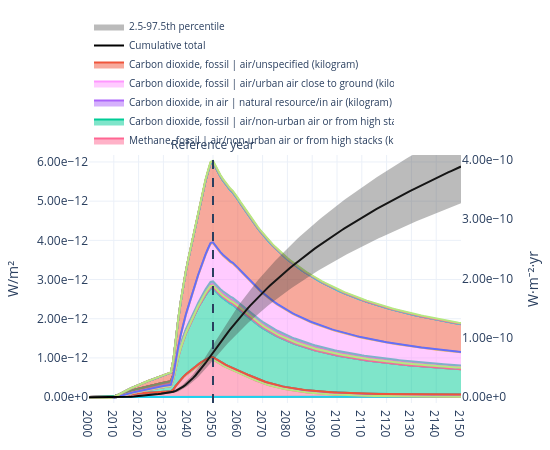

The notebook cell saved with this chart:
### Markdown cell above
### Plot radiative forcing and temperature

### Code cell
fig = plot_rf(
    trails=trails,
    reference_year=ref_year,
    by="flow",
    year_range=(2000, 2150),
    year_tick=10,
)
fig

### Figure 1 — Plotly figure (JSON) as saved in the notebook; plotly's stock layout.template omitted (floating-point values rounded to 4 significant figures; data arrays with more than 128 entries replaced by an {"elided": "..."} marker saying what was removed)
{"data": [{"hoverinfo": "skip", "meta": "Carbon dioxide, fossil |<br>air/lower<br>stratosphere + upper troposphere (kilogram)", "mode": "lines", "name": "Carbon dioxide, fossil | air/lower stratosphere + upper troposphere (kilogram)", "showlegend": false, "stackgroup": "one", "type": "scatter", "x": {"elided": "151 int values"}, "y": {"elided": "151 float values"}}, {"hoverinfo": "skip", "meta": "Hexafluoroethane |<br>air/unspecified (kilogram)", "mode": "lines", "name": "Hexafluoroethane | air/unspecified (kilogram)", "showlegend": false, "stackgroup": "one", "type": "scatter", "x": {"elided": "151 int values"}, "y": {"elided": "151 float values"}}, {"hoverinfo": "skip", "meta": "Trifluoromethane |<br>air/urban air close to<br>ground (kilogram)", "mode": "lines", "name": "Trifluoromethane | air/urban air close to ground (kilogram)", "showlegend": false, "stackgroup": "one", "type": "scatter", "x": {"elided": "151 int values"}, "y": {"elided": "151 float values"}}, {"hoverinfo": "skip", "meta": "Carbon dioxide, to soil or biomass stock |<br>soil/agricultural (kilogram)", "mode": "lines", "name": "Carbon dioxide, to soil or biomass stock | soil/agricultural (kilogram)", "showlegend": false, "stackgroup": "one", "type": "scatter", "x": {"elided": "151 int values"}, "y": {"elided": "151 float values"}}, {"hoverinfo": "skip", "meta": "Carbon dioxide, non-fossil |<br>air/urban air<br>close to ground (kilogram)", "mode": "lines", "name": "Carbon dioxide, non-fossil | air/urban air close to ground (kilogram)", "showlegend": false, "stackgroup": "one", "type": "scatter", "x": {"elided": "151 int values"}, "y": {"elided": "151 float values"}}, {"hoverinfo": "skip", "meta": "Sulfur hexafluoride |<br>air/urban air close to<br>ground (kilogram)", "mode": "lines", "name": "Sulfur hexafluoride | air/urban air close to ground (kilogram)", "showlegend": false, "stackgroup": "one", "type": "scatter", "x": {"elided": "151 int values"}, "y": {"elided": "151 float values"}}, {"hovertemplate": "<b>%{meta}</b><br>Year: %{x}<br>W/m²: %{y:.6g}<extra></extra>", "meta": "Methane, fossil |<br>air/non-urban air or from<br>high stacks (kilogram)", "mode": "lines", "name": "Methane, fossil | air/non-urban air or from high stacks (kilogram)", "showlegend": true, "stackgroup": "one", "type": "scatter", "x": {"elided": "151 int values"}, "y": {"elided": "151 float values"}}, {"hoverinfo": "skip", "meta": "1,1,1,2-Tetrafluoroethane |<br>air/unspecified<br>(kilogram)", "mode": "lines", "name": "1,1,1,2-Tetrafluoroethane | air/unspecified (kilogram)", "showlegend": false, "stackgroup": "one", "type": "scatter", "x": {"elided": "151 int values"}, "y": {"elided": "151 float values"}}, {"hoverinfo": "skip", "meta": "Tetrafluoromethane |<br>air/unspecified<br>(kilogram)", "mode": "lines", "name": "Tetrafluoromethane | air/unspecified (kilogram)", "showlegend": false, "stackgroup": "one", "type": "scatter", "x": {"elided": "151 int values"}, "y": {"elided": "151 float values"}}, {"hoverinfo": "skip", "meta": "Carbon dioxide, from soil or biomass stock |<br>air/non-urban air or from high stacks<br>(kilogram)", "mode": "lines", "name": "Carbon dioxide, from soil or biomass stock | air/non-urban air or from high stacks (kilogram)", "showlegend": false, "stackgroup": "one", "type": "scatter", "x": {"elided": "151 int values"}, "y": {"elided": "151 float values"}}, {"hoverinfo": "skip", "meta": "Methane, fossil |<br>air/low population density,<br>long-term (kilogram)", "mode": "lines", "name": "Methane, fossil | air/low population density, long-term (kilogram)", "showlegend": false, "stackgroup": "one", "type": "scatter", "x": {"elided": "151 int values"}, "y": {"elided": "151 float values"}}, {"hoverinfo": "skip", "meta": "Methane, non-fossil |<br>air/unspecified<br>(kilogram)", "mode": "lines", "name": "Methane, non-fossil | air/unspecified (kilogram)", "showlegend": false, "stackgroup": "one", "type": "scatter", "x": {"elided": "151 int values"}, "y": {"elided": "151 float values"}}, {"hovertemplate": "<b>%{meta}</b><br>Year: %{x}<br>W/m²: %{y:.6g}<extra></extra>", "meta": "Carbon dioxide, fossil |<br>air/non-urban air or<br>from high stacks (kilogram)", "mode": "lines", "name": "Carbon dioxide, fossil | air/non-urban air or from high stacks (kilogram)", "showlegend": true, "stackgroup": "one", "type": "scatter", "x": {"elided": "151 int values"}, "y": {"elided": "151 float values"}}, {"hoverinfo": "skip", "meta": "Carbon dioxide, non-fossil |<br>air/unspecified<br>(kilogram)", "mode": "lines", "name": "Carbon dioxide, non-fossil | air/unspecified (kilogram)", "showlegend": false, "stackgroup": "one", "type": "scatter", "x": {"elided": "151 int values"}, "y": {"elided": "151 float values"}}, {"hoverinfo": "skip", "meta": "Methane, non-fossil |<br>air/urban air close to<br>ground (kilogram)", "mode": "lines", "name": "Methane, non-fossil | air/urban air close to ground (kilogram)", "showlegend": false, "stackgroup": "one", "type": "scatter", "x": {"elided": "151 int values"}, "y": {"elided": "151 float values"}}, {"hoverinfo": "skip", "meta": "Tetrafluoromethane |<br>air/urban air close to<br>ground (kilogram)", "mode": "lines", "name": "Tetrafluoromethane | air/urban air close to ground (kilogram)", "showlegend": false, "stackgroup": "one", "type": "scatter", "x": {"elided": "151 int values"}, "y": {"elided": "151 float values"}}, {"hoverinfo": "skip", "meta": "Methane, fossil |<br>air/urban air close to<br>ground (kilogram)", "mode": "lines", "name": "Methane, fossil | air/urban air close to ground (kilogram)", "showlegend": false, "stackgroup": "one", "type": "scatter", "x": {"elided": "151 int values"}, "y": {"elided": "151 float values"}}, {"hoverinfo": "skip", "meta": "Sulfur hexafluoride |<br>air/non-urban air or<br>from high stacks (kilogram)", "mode": "lines", "name": "Sulfur hexafluoride | air/non-urban air or from high stacks (kilogram)", "showlegend": false, "stackgroup": "one", "type": "scatter", "x": {"elided": "151 int values"}, "y": {"elided": "151 float values"}}, {"hoverinfo": "skip", "meta": "Dinitrogen monoxide |<br>air/low population<br>density, long-term (kilogram)", "mode": "lines", "name": "Dinitrogen monoxide | air/low population density, long-term (kilogram)", "showlegend": false, "stackgroup": "one", "type": "scatter", "x": {"elided": "151 int values"}, "y": {"elided": "151 float values"}}, {"hoverinfo": "skip", "meta": "Carbon dioxide, to soil or biomass stock |<br>soil/unspecified (kilogram)", "mode": "lines", "name": "Carbon dioxide, to soil or biomass stock | soil/unspecified (kilogram)", "showlegend": false, "stackgroup": "one", "type": "scatter", "x": {"elided": "151 int values"}, "y": {"elided": "151 float values"}}, {"hoverinfo": "skip", "meta": "Sulfur hexafluoride |<br>air/unspecified<br>(kilogram)", "mode": "lines", "name": "Sulfur hexafluoride | air/unspecified (kilogram)", "showlegend": false, "stackgroup": "one", "type": "scatter", "x": {"elided": "151 int values"}, "y": {"elided": "151 float values"}}, {"hoverinfo": "skip", "meta": "Carbon dioxide, non-fossil |<br>air/non-urban<br>air or from high stacks (kilogram)", "mode": "lines", "name": "Carbon dioxide, non-fossil | air/non-urban air or from high stacks (kilogram)", "showlegend": false, "stackgroup": "one", "type": "scatter", "x": {"elided": "151 int values"}, "y": {"elided": "151 float values"}}, {"hoverinfo": "skip", "meta": "Dinitrogen monoxide |<br>air/urban air close to<br>ground (kilogram)", "mode": "lines", "name": "Dinitrogen monoxide | air/urban air close to ground (kilogram)", "showlegend": false, "stackgroup": "one", "type": "scatter", "x": {"elided": "151 int values"}, "y": {"elided": "151 float values"}}, {"hovertemplate": "<b>%{meta}</b><br>Year: %{x}<br>W/m²: %{y:.6g}<extra></extra>", "meta": "Carbon dioxide, in air |<br>natural resource/in<br>air (kilogram)", "mode": "lines", "name": "Carbon dioxide, in air | natural resource/in air (kilogram)", "showlegend": true, "stackgroup": "one", "type": "scatter", "x": {"elided": "151 int values"}, "y": {"elided": "151 float values"}}, {"hoverinfo": "skip", "meta": "Trifluoromethane |<br>air/non-urban air or from<br>high stacks (kilogram)", "mode": "lines", "name": "Trifluoromethane | air/non-urban air or from high stacks (kilogram)", "showlegend": false, "stackgroup": "one", "type": "scatter", "x": {"elided": "151 int values"}, "y": {"elided": "151 float values"}}, {"hoverinfo": "skip", "meta": "Methane, from soil or biomass stock |<br>air/non-urban air or from high stacks<br>(kilogram)", "mode": "lines", "name": "Methane, from soil or biomass stock | air/non-urban air or from high stacks (kilogram)", "showlegend": false, "stackgroup": "one", "type": "scatter", "x": {"elided": "151 int values"}, "y": {"elided": "151 float values"}}, {"hoverinfo": "skip", "meta": "1,1,1,2-Tetrafluoroethane |<br>air/non-urban air<br>or from high stacks (kilogram)", "mode": "lines", "name": "1,1,1,2-Tetrafluoroethane | air/non-urban air or from high stacks (kilogram)", "showlegend": false, "stackgroup": "one", "type": "scatter", "x": {"elided": "151 int values"}, "y": {"elided": "151 float values"}}, {"hoverinfo": "skip", "meta": "Methane, non-fossil |<br>air/non-urban air or<br>from high stacks (kilogram)", "mode": "lines", "name": "Methane, non-fossil | air/non-urban air or from high stacks (kilogram)", "showlegend": false, "stackgroup": "one", "type": "scatter", "x": {"elided": "151 int values"}, "y": {"elided": "151 float values"}}, {"hovertemplate": "<b>%{meta}</b><br>Year: %{x}<br>W/m²: %{y:.6g}<extra></extra>", "meta": "Carbon dioxide, fossil |<br>air/urban air close<br>to ground (kilogram)", "mode": "lines", "name": "Carbon dioxide, fossil | air/urban air close to ground (kilogram)", "showlegend": true, "stackgroup": "one", "type": "scatter", "x": {"elided": "151 int values"}, "y": {"elided": "151 float values"}}, {"hoverinfo": "skip", "meta": "Methane, fossil |<br>air/unspecified (kilogram)", "mode": "lines", "name": "Methane, fossil | air/unspecified (kilogram)", "showlegend": false, "stackgroup": "one", "type": "scatter", "x": {"elided": "151 int values"}, "y": {"elided": "151 float values"}}, {"hoverinfo": "skip", "meta": "Dinitrogen monoxide |<br>air/non-urban air or<br>from high stacks (kilogram)", "mode": "lines", "name": "Dinitrogen monoxide | air/non-urban air or from high stacks (kilogram)", "showlegend": false, "stackgroup": "one", "type": "scatter", "x": {"elided": "151 int values"}, "y": {"elided": "151 float values"}}, {"hovertemplate": "<b>%{meta}</b><br>Year: %{x}<br>W/m²: %{y:.6g}<extra></extra>", "meta": "Carbon dioxide, fossil |<br>air/unspecified<br>(kilogram)", "mode": "lines", "name": "Carbon dioxide, fossil | air/unspecified (kilogram)", "showlegend": true, "stackgroup": "one", "type": "scatter", "x": {"elided": "151 int values"}, "y": {"elided": "151 float values"}}, {"hoverinfo": "skip", "meta": "1,1,1,2-Tetrafluoroethane |<br>air/urban air<br>close to ground (kilogram)", "mode": "lines", "name": "1,1,1,2-Tetrafluoroethane | air/urban air close to ground (kilogram)", "showlegend": false, "stackgroup": "one", "type": "scatter", "x": {"elided": "151 int values"}, "y": {"elided": "151 float values"}}, {"hoverinfo": "skip", "meta": "Carbon dioxide, from soil or biomass stock |<br>air/unspecified (kilogram)", "mode": "lines", "name": "Carbon dioxide, from soil or biomass stock | air/unspecified (kilogram)", "showlegend": false, "stackgroup": "one", "type": "scatter", "x": {"elided": "151 int values"}, "y": {"elided": "151 float values"}}, {"hoverinfo": "skip", "meta": "Carbon dioxide, non-fossil, resource<br>correction |<br>natural resource/in air<br>(kilogram)", "mode": "lines", "name": "Carbon dioxide, non-fossil, resource correction | natural resource/in air (kilogram)", "showlegend": false, "stackgroup": "one", "type": "scatter", "x": {"elided": "151 int values"}, "y": {"elided": "151 float values"}}, {"hoverinfo": "skip", "meta": "Difluoromethane |<br>air/unspecified (kilogram)", "mode": "lines", "name": "Difluoromethane | air/unspecified (kilogram)", "showlegend": false, "stackgroup": "one", "type": "scatter", "x": {"elided": "151 int values"}, "y": {"elided": "151 float values"}}, {"hoverinfo": "skip", "meta": "Dinitrogen monoxide |<br>air/unspecified<br>(kilogram)", "mode": "lines", "name": "Dinitrogen monoxide | air/unspecified (kilogram)", "showlegend": false, "stackgroup": "one", "type": "scatter", "x": {"elided": "151 int values"}, "y": {"elided": "151 float values"}}, {"hoverinfo": "skip", "meta": "Hexafluoroethane |<br>air/urban air close to<br>ground (kilogram)", "mode": "lines", "name": "Hexafluoroethane | air/urban air close to ground (kilogram)", "showlegend": false, "stackgroup": "one", "type": "scatter", "x": {"elided": "151 int values"}, "y": {"elided": "151 float values"}}, {"hovertemplate": "<b>Cumulative total</b><br>Year: %{x}<br>W·m⁻²·yr: %{y:.6g}<extra></extra>", "line": {"color": "black", "width": 2}, "mode": "lines", "name": "Cumulative total", "showlegend": true, "type": "scatter", "x": {"elided": "151 int values"}, "y": {"elided": "151 float values"}, "yaxis": "y2"}, {"hoverinfo": "skip", "line": {"width": 0}, "mode": "lines", "showlegend": false, "type": "scatter", "x": {"elided": "151 int values"}, "y": {"elided": "151 float values"}, "yaxis": "y2"}, {"fill": "tonexty", "fillcolor": "rgba(60,60,60,0.35)", "line": {"width": 0}, "mode": "lines", "name": "2.5-97.5th percentile", "type": "scatter", "x": {"elided": "151 int values"}, "y": {"elided": "151 float values"}, "yaxis": "y2"}], "layout": {"annotations": [{"showarrow": false, "text": "Reference year", "x": 2050, "xanchor": "center", "xref": "x", "y": 1, "yanchor": "bottom", "yref": "y domain"}, {"showarrow": false, "text": "Radiative forcing by gas/flow", "x": 0.5, "xanchor": "center", "xref": "paper", "y": -0.2, "yanchor": "top", "yref": "paper"}], "height": 450, "hoverlabel": {"align": "left", "font": {"size": 11}}, "hovermode": "x unified", "legend": {"entrywidth": 260, "entrywidthmode": "pixels", "font": {"size": 10}, "orientation": "h", "x": 0, "xanchor": "left", "y": 1, "yanchor": "bottom"}, "margin": {"b": 40, "l": 60, "r": 60, "t": 119}, "shapes": [{"line": {"dash": "dash", "width": 2}, "type": "line", "x0": 2050, "x1": 2050, "xref": "x", "y0": 0, "y1": 1, "yref": "y domain"}], "title": {"text": "", "x": 0.5, "xanchor": "center"}, "width": 550, "xaxis": {"dtick": 10, "range": [2000, 2150], "showgrid": true, "tick0": 2000, "tickmode": "linear"}, "yaxis": {"exponentformat": "e", "range": [-1.499e-13, 6.178e-12], "showexponent": "all", "showgrid": true, "tickformat": ".2e", "title": {"text": "W/m²"}, "type": "linear"}, "yaxis2": {"exponentformat": "e", "overlaying": "y", "range": [-9.892e-12, 4.075e-10], "showexponent": "all", "showgrid": false, "side": "right", "tickformat": ".2e", "title": {"text": "W·m⁻²·yr"}}}}
